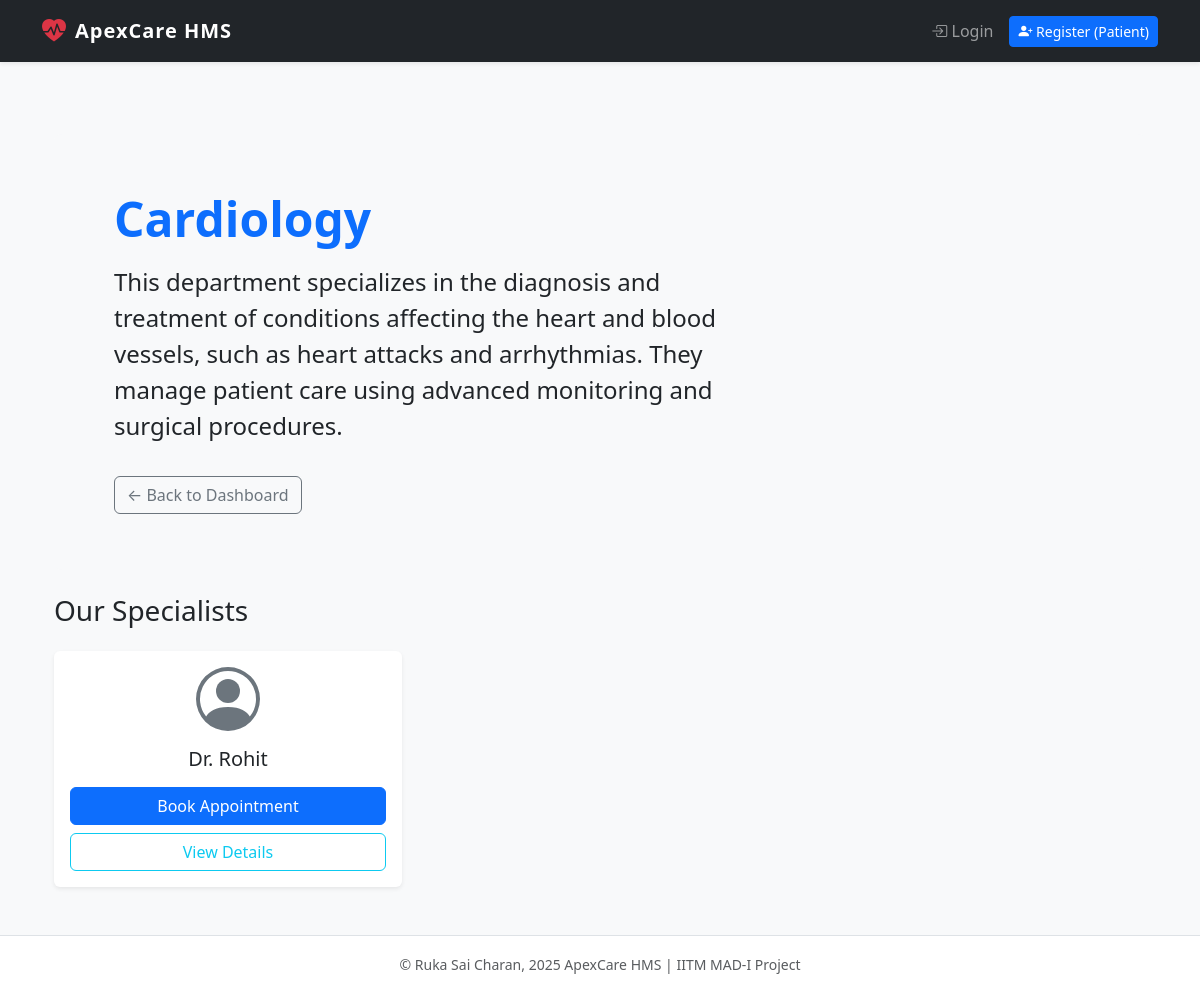
The page /departments/cardiology on the database its author committed.
### models.py (models this page shows)
class Department(db.Model):
    id = db.Column(db.Integer, primary_key=True)
    name = db.Column(db.String(100), unique=True, nullable=False)
    details = db.Column(db.String(100), default="")

class Doctor(db.Model):
    id = db.Column(db.Integer, primary_key=True)
    user_id = db.Column(db.Integer, db.ForeignKey('user.id'), nullable=False)
    department_id = db.Column(db.Integer, db.ForeignKey('department.id'), nullable=False)
    name = db.Column(db.String(100), nullable=False)
    dob = db.Column(db.DateTime, nullable=False)
    experience = db.Column(db.Integer, nullable=False)
    specialization = db.Column(db.String(100), nullable=False)
    qualifications = db.Column(db.String(100), nullable=True)
    availability = db.Column(db.String(200), default='{}')

### app.py (the view)
@app.route('/departments/<string:department_name>')
def department_details(department_name):
    dept = Department.query.filter_by(name=department_name).first_or_404()
    doctors = Doctor.query.filter_by(department_id=dept.id).all()
    return render_template('department_details.html', department=dept, doctors=doctors)

### templates/department_details.html (shortened to what this page needs)
{% extends "base.html" %}
{% block content %}
<div class="container py-5">
    <div class="p-5 mb-4 bg-light rounded-3">
        <div class="container-fluid py-2">
            <h1 class="display-5 fw-bold text-primary">{{ department.name | capitalize }}</h1>
            <p class="col-md-8 fs-4 mt-3">
                {{ department.details or "Dedicated to providing top-tier medical care in this specialization." }}
            </p>
            <a href="{{ url_for('patient_dashboard') }}" class="btn btn-outline-secondary mt-3">&larr; Back to Dashboard</a>
        </div>
    </div>
    <h3 class="mb-4">Our Specialists</h3>
    {% if not doctors %}
        <div class="alert alert-info">No doctors are currently listed for this department.</div>
    {% else %}
        <div class="row row-cols-1 row-cols-md-3 g-4">
            {% for doctor in doctors %}
            <div class="col">
                <div class="card h-100 shadow-sm border-0">
                    <div class="card-body text-center">
                        <div class="mb-3">
                        </div>
                        <h5 class="card-title">Dr. {{ doctor.name }}</h5>
                        <div class="d-grid gap-2">
                            <a href="{{ url_for('book_appointment', doctor_id=doctor.id) }}" class="btn btn-primary">Book Appointment</a>
                            <a href="{{ url_for('doctor_public_profile', doctor_id=doctor.id) }}" class="btn btn-outline-info">View Details</a>
                        </div>
                    </div>
                </div>
            </div>
            {% endfor %}
        </div>
    {% endif %}
</div>
{% endblock %}

### rows shown on the page
Department: name "Cardiology", details "This department specializes in the diagnosis and treatment of conditions affecting the heart and blood vessels, such as heart attacks and arrhythmias. They manage patient care using advanced monitoring and surgical procedures."
Doctor: name "Rohit"
